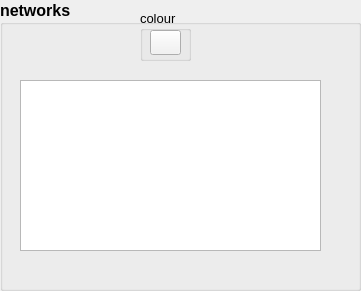
   <widget class="QGroupBox" name="groupNetworks">
    <property name="geometry">
     <rect>
      <x>10</x>
      <y>620</y>
      <width>361</width>
      <height>291</height>
     </rect>
    </property>
    <property name="font">
     <font>
      <pointsize>12</pointsize>
      <weight>75</weight>
      <bold>true</bold>
     </font>
    </property>
    <property name="title">
     <string>networks</string>
    </property>
    <widget class="QListWidget" name="listNetworks">
     <property name="geometry">
      <rect>
       <x>20</x>
       <y>80</y>
       <width>301</width>
       <height>171</height>
      </rect>
     </property>
     <property name="font">
      <font>
       <pointsize>10</pointsize>
       <weight>50</weight>
       <bold>false</bold>
      </font>
     </property>
    </widget>
    <widget class="QGroupBox" name="groupBoxNetworkColour">
     <property name="geometry">
      <rect>
       <x>140</x>
       <y>10</y>
       <width>51</width>
       <height>51</height>
      </rect>
     </property>
     <property name="palette">
      <palette>
       <active>
        <colorrole role="WindowText">
         <brush brushstyle="SolidPattern">
          <color alpha="255">
           <red>0</red>
           <green>0</green>
           <blue>0</blue>
          </color>
         </brush>
        </colorrole>
        <colorrole role="Button">
         <brush brushstyle="SolidPattern">
          <color alpha="255">
           <red>242</red>
           <green>242</green>
           <blue>242</blue>
          </color>
         </brush>
        </colorrole>
        <colorrole role="Light">
         <brush brushstyle="SolidPattern">
          <color alpha="255">
           <red>255</red>
           <green>255</green>
           <blue>255</blue>
          </color>
         </brush>
        </colorrole>
        <colorrole role="Midlight">
         <brush brushstyle="SolidPattern">
          <color alpha="255">
           <red>248</red>
           <green>248</green>
           <blue>248</blue>
          </color>
         </brush>
        </colorrole>
        <colorrole role="Dark">
         <brush brushstyle="SolidPattern">
          <color alpha="255">
           <red>121</red>
           <green>121</green>
           <blue>121</blue>
          </color>
         </brush>
        </colorrole>
        <colorrole role="Mid">
         <brush brushstyle="SolidPattern">
          <color alpha="255">
           <red>161</red>
           <green>161</green>
           <blue>161</blue>
          </color>
         </brush>
        </colorrole>
        <colorrole role="Text">
         <brush brushstyle="SolidPattern">
          <color alpha="255">
           <red>0</red>
           <green>0</green>
           <blue>0</blue>
          </color>
         </brush>
        </colorrole>
        <colorrole role="BrightText">
         <brush brushstyle="SolidPattern">
          <color alpha="255">
           <red>255</red>
           <green>255</green>
           <blue>255</blue>
          </color>
         </brush>
        </colorrole>
        <colorrole role="ButtonText">
         <brush brushstyle="SolidPattern">
          <color alpha="255">
           <red>0</red>
           <green>0</green>
           <blue>0</blue>
          </color>
         </brush>
        </colorrole>
        <colorrole role="Base">
         <brush brushstyle="SolidPattern">
          <color alpha="255">
           <red>255</red>
           <green>255</green>
           <blue>255</blue>
          </color>
         </brush>
        </colorrole>
        <colorrole role="Window">
         <brush brushstyle="SolidPattern">
          <color alpha="255">
           <red>242</red>
           <green>242</green>
           <blue>242</blue>
          </color>
         </brush>
        </colorrole>
        <colorrole role="Shadow">
         <brush brushstyle="SolidPattern">
          <color alpha="255">
           <red>0</red>
           <green>0</green>
           <blue>0</blue>
          </color>
         </brush>
        </colorrole>
        <colorrole role="AlternateBase">
         <brush brushstyle="SolidPattern">
          <color alpha="255">
           <red>248</red>
           <green>248</green>
           <blue>248</blue>
          </color>
         </brush>
        </colorrole>
        <colorrole role="ToolTipBase">
         <brush brushstyle="SolidPattern">
          <color alpha="255">
           <red>255</red>
           <green>255</green>
           <blue>220</blue>
          </color>
         </brush>
        </colorrole>
        <colorrole role="ToolTipText">
         <brush brushstyle="SolidPattern">
          <color alpha="255">
           <red>0</red>
           <green>0</green>
           <blue>0</blue>
          </color>
         </brush>
        </colorrole>
        <colorrole role="PlaceholderText">
         <brush brushstyle="NoBrush">
          <color alpha="128">
           <red>0</red>
           <green>0</green>
           <blue>0</blue>
          </color>
         </brush>
        </colorrole>
       </active>
       <inactive>
        <colorrole role="WindowText">
         <brush brushstyle="SolidPattern">
          <color alpha="255">
           <red>0</red>
           <green>0</green>
           <blue>0</blue>
          </color>
         </brush>
        </colorrole>
        <colorrole role="Button">
         <brush brushstyle="SolidPattern">
          <color alpha="255">
           <red>242</red>
           <green>242</green>
           <blue>242</blue>
          </color>
         </brush>
        </colorrole>
        <colorrole role="Light">
         <brush brushstyle="SolidPattern">
          <color alpha="255">
           <red>255</red>
           <green>255</green>
           <blue>255</blue>
          </color>
         </brush>
        </colorrole>
        <colorrole role="Midlight">
         <brush brushstyle="SolidPattern">
          <color alpha="255">
           <red>248</red>
           <green>248</green>
           <blue>248</blue>
          </color>
         </brush>
        </colorrole>
        <colorrole role="Dark">
         <brush brushstyle="SolidPattern">
          <color alpha="255">
           <red>121</red>
           <green>121</green>
           <blue>121</blue>
          </color>
         </brush>
        </colorrole>
        <colorrole role="Mid">
         <brush brushstyle="SolidPattern">
          <color alpha="255">
           <red>161</red>
           <green>161</green>
           <blue>161</blue>
          </color>
         </brush>
        </colorrole>
        <colorrole role="Text">
         <brush brushstyle="SolidPattern">
          <color alpha="255">
           <red>0</red>
           <green>0</green>
           <blue>0</blue>
          </color>
         </brush>
        </colorrole>
        <colorrole role="BrightText">
         <brush brushstyle="SolidPattern">
          <color alpha="255">
           <red>255</red>
           <green>255</green>
           <blue>255</blue>
          </color>
         </brush>
        </colorrole>
        <colorrole role="ButtonText">
         <brush brushstyle="SolidPattern">
          <color alpha="255">
           <red>0</red>
           <green>0</green>
           <blue>0</blue>
          </color>
         </brush>
        </colorrole>
        <colorrole role="Base">
         <brush brushstyle="SolidPattern">
          <color alpha="255">
           <red>255</red>
           <green>255</green>
           <blue>255</blue>
          </color>
         </brush>
        </colorrole>
        <colorrole role="Window">
         <brush brushstyle="SolidPattern">
          <color alpha="255">
           <red>242</red>
           <green>242</green>
           <blue>242</blue>
          </color>
         </brush>
        </colorrole>
        <colorrole role="Shadow">
         <brush brushstyle="SolidPattern">
          <color alpha="255">
           <red>0</red>
           <green>0</green>
           <blue>0</blue>
          </color>
         </brush>
        </colorrole>
        <colorrole role="AlternateBase">
         <brush brushstyle="SolidPattern">
          <color alpha="255">
           <red>248</red>
           <green>248</green>
           <blue>248</blue>
          </color>
         </brush>
        </colorrole>
        <colorrole role="ToolTipBase">
         <brush brushstyle="SolidPattern">
          <color alpha="255">
           <red>255</red>
           <green>255</green>
           <blue>220</blue>
          </color>
         </brush>
        </colorrole>
        <colorrole role="ToolTipText">
         <brush brushstyle="SolidPattern">
          <color alpha="255">
           <red>0</red>
           <green>0</green>
           <blue>0</blue>
          </color>
         </brush>
        </colorrole>
        <colorrole role="PlaceholderText">
         <brush brushstyle="NoBrush">
          <color alpha="128">
           <red>0</red>
           <green>0</green>
           <blue>0</blue>
          </color>
         </brush>
        </colorrole>
       </inactive>
       <disabled>
        <colorrole role="WindowText">
         <brush brushstyle="SolidPattern">
          <color alpha="255">
           <red>121</red>
           <green>121</green>
           <blue>121</blue>
          </color>
         </brush>
        </colorrole>
        <colorrole role="Button">
         <brush brushstyle="SolidPattern">
          <color alpha="255">
           <red>242</red>
           <green>242</green>
           <blue>242</blue>
          </color>
         </brush>
        </colorrole>
        <colorrole role="Light">
         <brush brushstyle="SolidPattern">
          <color alpha="255">
           <red>255</red>
           <green>255</green>
           <blue>255</blue>
          </color>
         </brush>
        </colorrole>
        <colorrole role="Midlight">
         <brush brushstyle="SolidPattern">
          <color alpha="255">
           <red>248</red>
           <green>248</green>
           <blue>248</blue>
          </color>
         </brush>
        </colorrole>
        <colorrole role="Dark">
         <brush brushstyle="SolidPattern">
          <color alpha="255">
           <red>121</red>
           <green>121</green>
           <blue>121</blue>
          </color>
         </brush>
        </colorrole>
        <colorrole role="Mid">
         <brush brushstyle="SolidPattern">
          <color alpha="255">
           <red>161</red>
           <green>161</green>
           <blue>161</blue>
          </color>
         </brush>
        </colorrole>
        <colorrole role="Text">
         <brush brushstyle="SolidPattern">
          <color alpha="255">
           <red>121</red>
           <green>121</green>
           <blue>121</blue>
          </color>
         </brush>
        </colorrole>
        <colorrole role="BrightText">
         <brush brushstyle="SolidPattern">
          <color alpha="255">
           <red>255</red>
           <green>255</green>
           <blue>255</blue>
          </color>
         </brush>
        </colorrole>
        <colorrole role="ButtonText">
         <brush brushstyle="SolidPattern">
          <color alpha="255">
           <red>121</red>
           <green>121</green>
           <blue>121</blue>
          </color>
         </brush>
        </colorrole>
        <colorrole role="Base">
         <brush brushstyle="SolidPattern">
          <color alpha="255">
           <red>242</red>
           <green>242</green>
           <blue>242</blue>
          </color>
         </brush>
        </colorrole>
        <colorrole role="Window">
         <brush brushstyle="SolidPattern">
          <color alpha="255">
           <red>242</red>
           <green>242</green>
           <blue>242</blue>
          </color>
         </brush>
        </colorrole>
        <colorrole role="Shadow">
         <brush brushstyle="SolidPattern">
          <color alpha="255">
           <red>0</red>
           <green>0</green>
           <blue>0</blue>
          </color>
         </brush>
        </colorrole>
        <colorrole role="AlternateBase">
         <brush brushstyle="SolidPattern">
          <color alpha="255">
           <red>242</red>
           <green>242</green>
           <blue>242</blue>
          </color>
         </brush>
        </colorrole>
        <colorrole role="ToolTipBase">
         <brush brushstyle="SolidPattern">
          <color alpha="255">
           <red>255</red>
           <green>255</green>
           <blue>220</blue>
          </color>
         </brush>
        </colorrole>
        <colorrole role="ToolTipText">
         <brush brushstyle="SolidPattern">
          <color alpha="255">
           <red>0</red>
           <green>0</green>
           <blue>0</blue>
          </color>
         </brush>
        </colorrole>
        <colorrole role="PlaceholderText">
         <brush brushstyle="NoBrush">
          <color alpha="128">
           <red>0</red>
           <green>0</green>
           <blue>0</blue>
          </color>
         </brush>
        </colorrole>
       </disabled>
      </palette>
     </property>
     <property name="font">
      <font>
       <pointsize>10</pointsize>
       <weight>50</weight>
       <bold>false</bold>
      </font>
     </property>
     <property name="title">
      <string>colour</string>
     </property>
     <widget class="QToolButton" name="toolNetworkColour">
      <property name="geometry">
       <rect>
        <x>10</x>
        <y>20</y>
        <width>31</width>
        <height>25</height>
       </rect>
      </property>
      <property name="font">
       <font>
        <pointsize>10</pointsize>
        <weight>50</weight>
        <bold>false</bold>
       </font>
      </property>
      <property name="text">
       <string/>
      </property>
      <property name="autoRaise">
       <bool>false</bool>
      </property>
     </widget>
    </widget>
   </widget>
